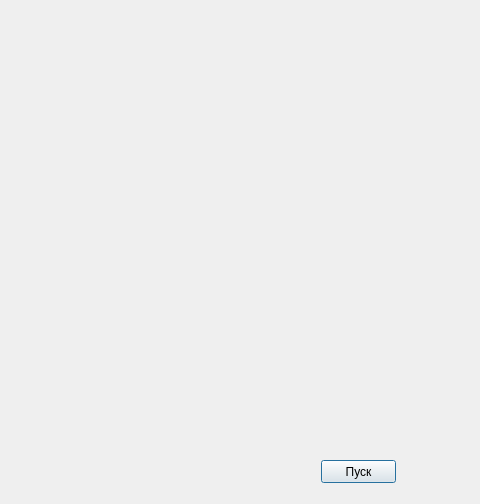
<?xml version="1.0" encoding="UTF-8"?>
<ui version="4.0">
 <class>Dialog</class>
 <widget class="QDialog" name="Dialog">
  <property name="geometry">
   <rect>
    <x>0</x>
    <y>0</y>
    <width>480</width>
    <height>504</height>
   </rect>
  </property>
  <property name="windowTitle">
   <string>Dialog</string>
  </property>
  <widget class="QPushButton" name="pushButton">
   <property name="geometry">
    <rect>
     <x>321</x>
     <y>460</y>
     <width>75</width>
     <height>23</height>
    </rect>
   </property>
   <property name="text">
    <string>Пуск</string>
   </property>
  </widget>
 </widget>
 <resources/>
 <connections/>
</ui>
